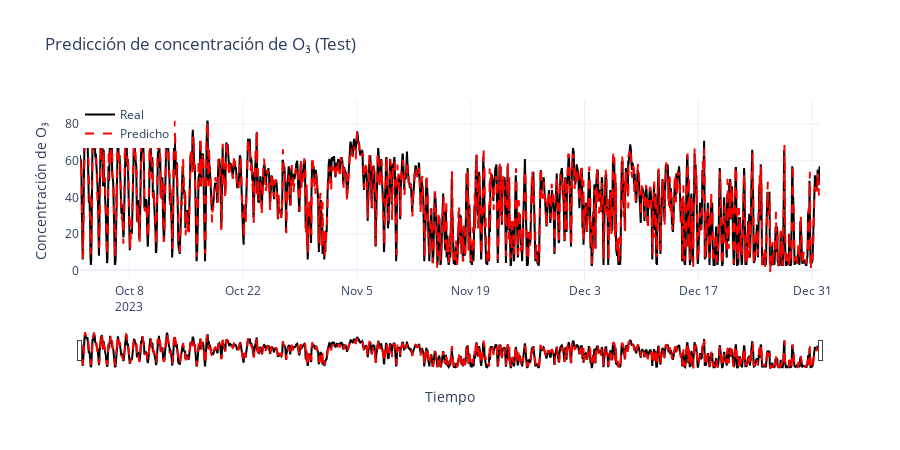

Write notebook code for a chart like this one.
### Code cell
import plotly.graph_objects as go

# Crear figura
fig = go.Figure()

# Agregar líneas
fig.add_trace(go.Scatter(
    x=df_resultados.index,
    y=df_resultados['y_real'],
    mode='lines',
    name='Real',
    line=dict(color='black')
))

fig.add_trace(go.Scatter(
    x=df_resultados.index,
    y=df_resultados['y_predicho'],
    mode='lines',
    name='Predicho',
    line=dict(color='red', dash='dash')
))

# Configurar diseño con slider
fig.update_layout(
    title='Predicción de concentración de O₃ (Test)',
    xaxis_title='Tiempo',
    yaxis_title='Concentración de O₃',
    template='plotly_white',
    height=450,
    xaxis=dict(
        rangeslider=dict(visible=True),
        type='date' if df_resultados.index.inferred_type == 'datetime64' else 'linear'
    ),
    legend=dict(x=0, y=1)
)

fig.show()

### Figure 1 — Plotly figure (JSON) as saved in the notebook; plotly's stock layout.template omitted (floating-point values rounded to 4 significant figures; data arrays with more than 128 entries replaced by an {"elided": "..."} marker saying what was removed)
{"data": [{"line": {"color": "black"}, "mode": "lines", "name": "Real", "type": "scatter", "x": {"elided": "2185 str values"}, "y": {"elided": "2185 float values"}}, {"line": {"color": "red", "dash": "dash"}, "mode": "lines", "name": "Predicho", "type": "scatter", "x": {"elided": "2185 str values"}, "y": {"elided": "2185 float values"}}], "layout": {"height": 450, "legend": {"x": 0, "y": 1}, "title": {"text": "Predicción de concentración de O₃ (Test)"}, "xaxis": {"rangeslider": {"visible": true}, "title": {"text": "Tiempo"}, "type": "date"}, "yaxis": {"title": {"text": "Concentración de O₃"}}}}
